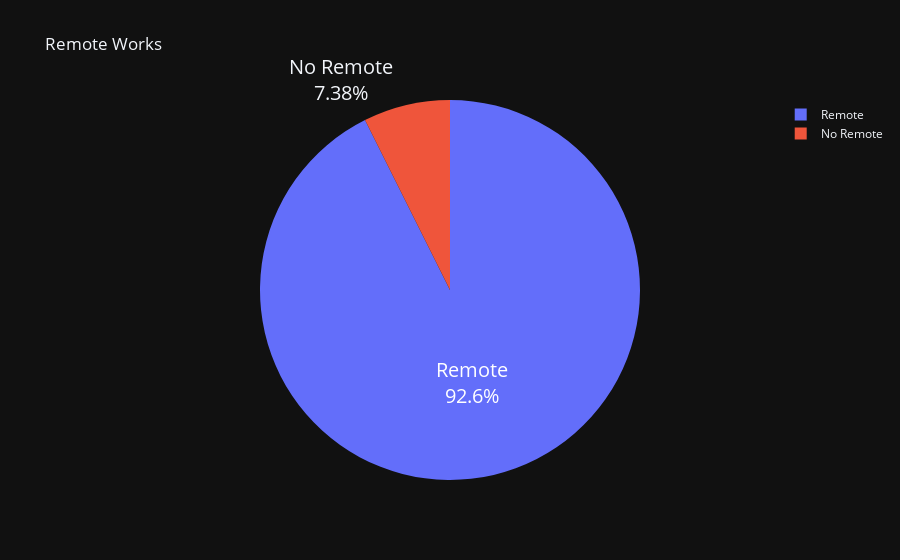

The cell this chart's notebook holds for it:
### Code cell
fig = go.Figure(data=[go.Pie(labels=['No Remote','Remote'], values=df['count'])])
fig.update_traces(textinfo='label+percent', textfont_size=20, )
fig.update_layout(
    title_text="Remote Works",
    template="plotly_dark")
fig.show()

### Figure 1 — Plotly figure (JSON) as saved in the notebook; plotly's stock layout.template omitted (floating-point values rounded to 4 significant figures)
{"data": [{"labels": ["No Remote", "Remote"], "values": [191, 2397], "type": "pie", "textfont": {"size": 20}, "textinfo": "label+percent"}], "layout": {"title": {"text": "Remote Works"}}}
